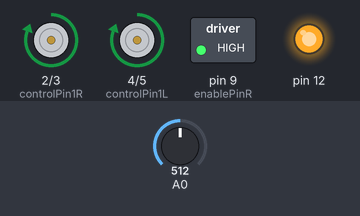
Simulated run of this sketch. Board: Arduino Uno, built with avr-gcc and run on an emulated ATmega328P. Parts: motor-driver pin pairs drawn as motors (green arrow = first pin HIGH = forward, orange = second pin HIGH = backward, longer = more drive, scaled by the enable pin), switched loads named in the sketch (green lamp = pin HIGH), output pins drawn as LEDs (lit = HIGH). The inputs (shaded band) are chosen by the test bench; at power-on: A0 = 512. What the sketch prints to the serial monitor is not drawn.

Above: at 1.2 s.
1.3 s: A0 set to 716
At 3.8 s:
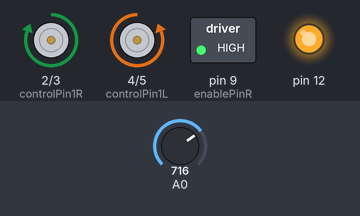
At 8.2 s:
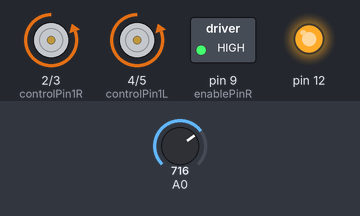
Timing chart, 0 to 10.4 s (numbered marks = the images above; inputs shaded):
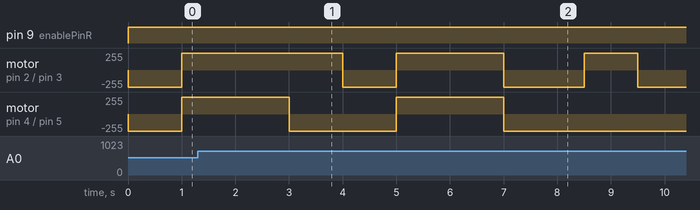

The sketch:

Robot_v2.ino
```cpp
//Written by TOmas de Camino

int lux;

const int controlPin1R =  2;
const int controlPin2R = 3;
const int controlPin1L =  4;
const int controlPin2L = 5;
const int enablePinR= 9;
const int enablePinL= 10;
int l1,l2;

void setup(){
  Serial.begin(9600);
  pinMode(12,OUTPUT);
  pinMode(controlPin1R,OUTPUT);
  pinMode(controlPin2R,OUTPUT);
  pinMode(controlPin1L,OUTPUT);
  pinMode(controlPin2L,OUTPUT);
  pinMode(enablePinR,OUTPUT);
  pinMode(enablePinL,OUTPUT);
  digitalWrite(enablePinR,LOW);
  digitalWrite(enablePinL,LOW);
  digitalWrite(12,HIGH);
}

void loop(){
  lux = constrain(map(analogRead(A0),0,1023,0,2000),0,2000);
  Serial.print(lux);
  mRight(1000);
  l1 =  constrain(map(analogRead(A0),0,1023,0,2000),0,2000);
  mLeft(2000);
  l2=  constrain(map(analogRead(A0),0,1023,0,2000),0,2000);
  if(l2>l1){
   mForward(1000);
  } else{
   mRight(1500);
   mForward(1000);
  }


}

void mBackward(int time){
  //motor der
  digitalWrite(controlPin1R,LOW);
  digitalWrite(controlPin2R,HIGH);
  //motor izq
  digitalWrite(controlPin1L,HIGH);
  digitalWrite(controlPin2L,LOW);
  analogWrite(enablePinR,255);
  analogWrite(enablePinL,255);
  delay(time);
}

void mForward(int time){
  //motor der
  digitalWrite(controlPin1R,HIGH);
  digitalWrite(controlPin2R,LOW);
  //motor izq
  digitalWrite(controlPin1L,LOW);
  digitalWrite(controlPin2L,HIGH);
  analogWrite(enablePinL,255);
  analogWrite(enablePinR,255);
  delay(time);
}

void mRight(int time){
  //motor der
  digitalWrite(controlPin1R,LOW);
  digitalWrite(controlPin2R,HIGH);
  //motor izq
  digitalWrite(controlPin1L,LOW);
  digitalWrite(controlPin2L,HIGH);
  analogWrite(enablePinL,255);
  analogWrite(enablePinR,255);
  delay(time);
}


void mLeft(int time){
  //motor der
  digitalWrite(controlPin1R,HIGH);
  digitalWrite(controlPin2R,LOW);
  //motor izq
  digitalWrite(controlPin1L,HIGH);
  digitalWrite(controlPin2L,LOW);
  analogWrite(enablePinL,255);
  analogWrite(enablePinR,255);
  delay(time);
}

void mStop(){
  //motor der
  digitalWrite(controlPin1R,HIGH);
  digitalWrite(controlPin2R,HIGH);
  //motor izq
  digitalWrite(controlPin1L,HIGH);
  digitalWrite(controlPin2L,HIGH);
  analogWrite(enablePinR,LOW);
  analogWrite(enablePinL,LOW);
}
```
